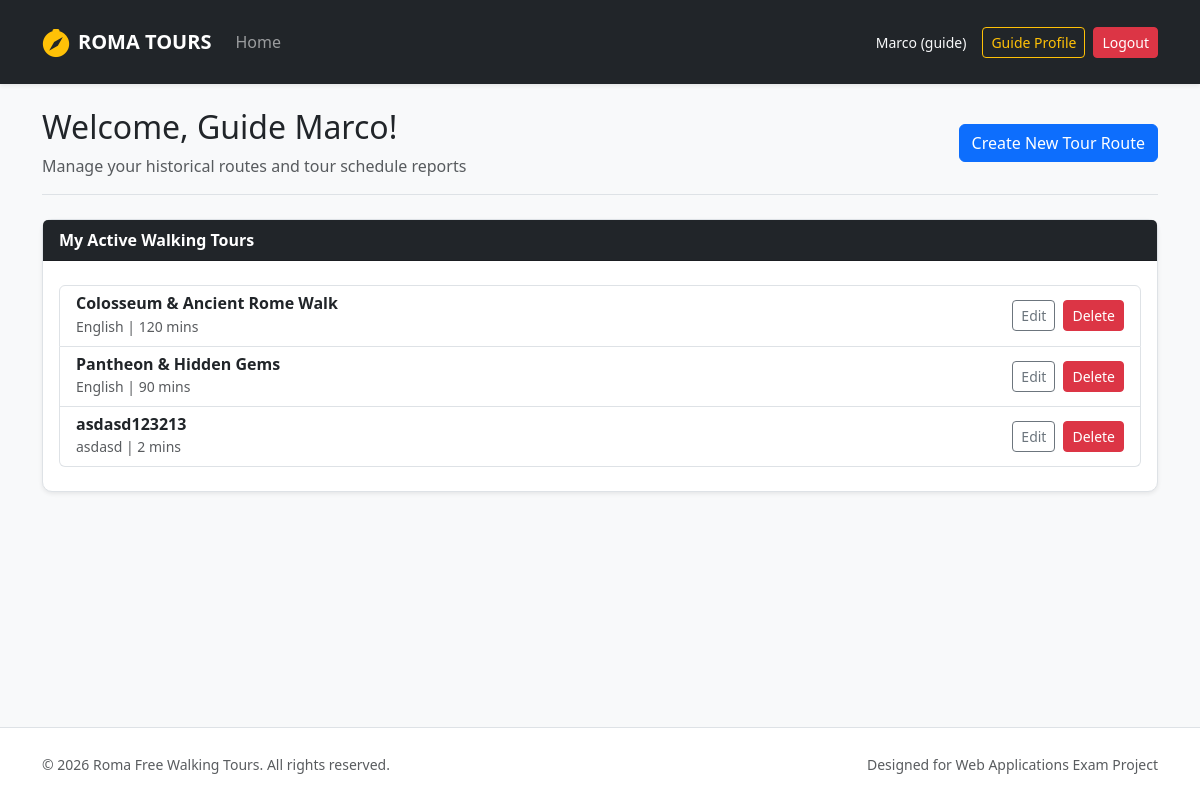
Page /guide/profile (signed in) on the committed database.
### tables this page shows
CREATE TABLE users (
            id INTEGER PRIMARY KEY AUTOINCREMENT,
            name TEXT NOT NULL,
            surname TEXT NOT NULL,
            email TEXT UNIQUE NOT NULL,
            password TEXT NOT NULL,
            role TEXT CHECK(role IN ('guide', 'participant', 'administrator')) NOT NULL,
            languages TEXT
        );

CREATE TABLE tours (
            id INTEGER PRIMARY KEY AUTOINCREMENT,
            guide_id INTEGER NOT NULL,
            title TEXT NOT NULL,
            meeting_point TEXT NOT NULL,
            duration INTEGER NOT NULL,
            language TEXT NOT NULL,
            max_participants INTEGER NOT NULL,
            description TEXT NOT NULL,
            stops TEXT NOT NULL,
            photos TEXT NOT NULL,
            FOREIGN KEY (guide_id) REFERENCES users(id) ON DELETE CASCADE
        );

### routes/auth_routes.py (the view)
@auth_bp.route("/guide/profile")
@login_required
@guide_required
def profile_guide():
    from dao.tours_dao import get_tours_by_guide_id
    my_tours = get_tours_by_guide_id(current_user.id)
    return render_template("profile_guide.html", tours=my_tours)

### app.py (called while the page is built)
@login_manager.user_loader
def load_user(user_id):
    db_user = get_user_by_id(user_id)
    if db_user:
        return User(
            id=db_user["id"], name=db_user["name"], surname=db_user["surname"],
            email=db_user["email"], role=db_user["role"], languages=db_user["languages"]
        )
    return None

### dao/tours_dao.py (called while the page is built)
def get_tours_by_guide_id(p_guide_id):
    query = "SELECT * FROM tours WHERE guide_id = ?"
    conn = sqlite3.connect("roma_tours.db")
    conn.row_factory = sqlite3.Row
    cursor = conn.cursor()
    cursor.execute(query, (p_guide_id,))
    tours = cursor.fetchall()
    cursor.close()
    conn.close()
    return tours

### dao/users_dao.py (called while the page is built)
def get_user_by_id(p_id):
    query = "SELECT * FROM users WHERE id = ?"
    conn = sqlite3.connect("roma_tours.db")
    conn.row_factory = sqlite3.Row
    cursor = conn.cursor()
    cursor.execute(query, (p_id,))
    db_user = cursor.fetchone()
    cursor.close()
    conn.close()
    return db_user

### routes/auth_routes.py (called while the page is built)
def guide_required(f):
    @wraps(f)
    def decorated_function(*args, **kwargs):
        if not current_user.is_authenticated or current_user.role != 'guide':
            flash("Only guides can access this page.", "danger")
            return redirect(url_for("home"))
        return f(*args, **kwargs)
    return decorated_function

### templates/profile_guide.html (shortened to what this page needs)
{% extends 'base.html' %}
{% block content %}
<div class="col-12">
  <div class="d-flex flex-wrap justify-content-between align-items-center mb-4 border-bottom pb-3">
    <div>
      <h2>Welcome, Guide {{ current_user.name }}!</h2>
      <p class="text-muted mb-0">Manage your historical routes and tour schedule reports</p>
    </div>
    <a href="{{ url_for('guide.new_tour') }}" class="btn btn-primary">Create New Tour Route</a>
  </div>
  <div class="card shadow-sm border mb-4">
    <div class="card-header bg-dark text-white fw-bold">My Active Walking Tours</div>
    <div class="card-body py-4">
       {% if tours %}
         <div class="list-group">
           {% for tour in tours %}
             <div class="list-group-item d-flex justify-content-between align-items-center">
               <div>
                 <h6 class="mb-0 fw-bold">{{ tour.title }}</h6>
                 <small class="text-muted">{{ tour.language }} | {{ tour.duration }} mins</small>
               </div>
               <div class="d-flex gap-2">
                 <a href="{{ url_for('guide.edit_tour', tour_id=tour.id) }}" class="btn btn-sm btn-outline-secondary">Edit</a>
                 <form action="{{ url_for('guide.delete_tour', tour_id=tour.id) }}" method="POST" style="display:inline;">
                    <button type="submit" class="btn btn-sm btn-danger" onclick="return confirm('Are you sure you want to delete this tour?')">Delete</button>
                 </form>
               </div>
             </div>
           {% endfor %}
         </div>
       {% else %}
         <div class="text-center text-muted">
           <i class="bi bi-map fs-2 mb-2 d-block text-secondary"></i>
           <p class="mb-0 small">No custom tour routes created yet. Click the button above to start your first tour!</p>
         </div>
       {% endif %}
    </div>
  </div>
</div>
{% endblock %}

### templates/base.html (shortened to what this page needs)
<!DOCTYPE html>
<html lang="en">
<head>
  <link href="https://cdn.jsdelivr.net/npm/bootstrap@5.3.2/dist/css/bootstrap.min.css" rel="stylesheet">
  <link rel="stylesheet" href="https://cdn.jsdelivr.net/npm/bootstrap-icons@1.11.3/font/bootstrap-icons.min.css">
  <link rel="stylesheet" href="{{ url_for('static', filename='css/styles.css') }}">
</head>
<body class="d-flex flex-column min-vh-100">
  <nav class="navbar navbar-expand-lg navbar-dark bg-dark shadow-sm py-3 mb-4">
    <div class="container">
      <a class="navbar-brand d-flex align-items-center fw-bold text-uppercase tracking-wider" href="{{ url_for('home') }}">
        <i class="bi bi-compass-fill me-2 text-warning fs-3"></i> Roma Tours
      </a>
      <div class="collapse navbar-collapse" id="mainNav">
        <ul class="navbar-nav me-auto mb-2 mb-lg-0">
          <li class="nav-item">
            <a class="nav-link {% if request.endpoint == 'home' %}active{% endif %}" href="{{ url_for('home') }}">Home</a>
          </li>
        </ul>
        <div class="d-flex align-items-center gap-2">
          {% if current_user.is_authenticated %}
            <span class="text-light me-2 small">
               {{ current_user.name }} ({{ current_user.role }})
            </span>
            {% if current_user.role == 'administrator' %}
              <a href="{{ url_for('auth.profile_admin') }}" class="btn btn-outline-warning btn-sm">Admin Dashboard</a>
            {% elif current_user.role == 'guide' %}
              <a href="{{ url_for('auth.profile_guide') }}" class="btn btn-outline-warning btn-sm">Guide Profile</a>
            {% else %}
              <a href="{{ url_for('auth.profile_participant') }}" class="btn btn-outline-warning btn-sm">My Bookings</a>
            {% endif %}
            <a href="{{ url_for('auth.logout') }}" class="btn btn-danger btn-sm">Logout</a>
          {% endif %}
        </div>
      </div>
    </div>
  </nav>
  <div class="container flex-grow-1">
    <div class="row g-4">
      {% block content %}
      {% endblock %}
    </div>
  </div>
  <footer class="mt-auto border-top bg-white">
    <div class="container py-4">
      <div class="row align-items-center">
        <div class="col-12 col-md-6 text-center text-md-start">
          <span class="text-body-secondary small">© 2026 Roma Free Walking Tours. All rights reserved.</span>
        </div>
        <div class="col-12 col-md-6 text-center text-md-end mt-2 mt-md-0">
          <span class="text-muted small">Designed for Web Applications Exam Project</span>
        </div>
      </div>
    </div>
  </footer>
</body>
</html>

### static/css/styles.css (style rules this page uses)
body { background-color: #f8f9fa; font-family: 'Segoe UI', Tahoma, Geneva, Verdana, sans-serif; }
.card { border: none; border-radius: 10px; transition: transform 0.2s ease, box-shadow 0.2s ease; }
footer { background-color: #ffffff; }

### rows in the picture
users: name "Marco", role "guide"
tours: title "Colosseum & Ancient Rome Walk", language "English", duration "120"
tours: title "Pantheon & Hidden Gems", language "English", duration "90"
tours: title "asdasd123213", language "asdasd", duration "2"
